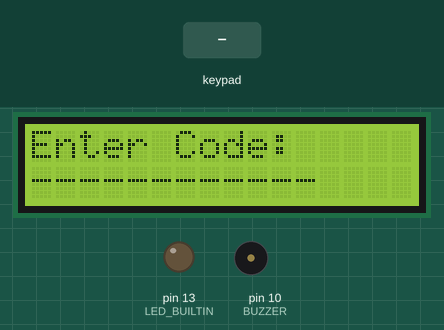
Recording of a sketch running on a simulated Arduino Uno, built with avr-gcc and run on an emulated ATmega328P. On the bench: 16×2 character LCD, output pins drawn as LEDs (lit = HIGH), buzzer (waves = sounding). Inputs (shaded band) come from the test bench. What the sketch prints to the serial monitor is not drawn.

Above: at 1.2 s.
1.3 s: keypad keys 9 8 7 6 pressed 0.4 s apart
At 3.2 s:
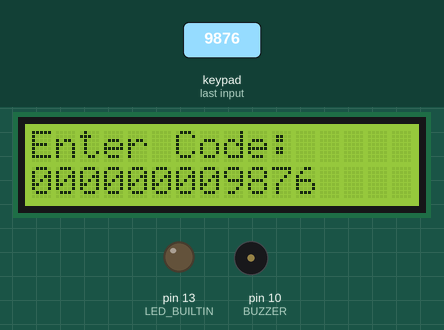
4.4 s: key '1' pressed
At 4.9 s:
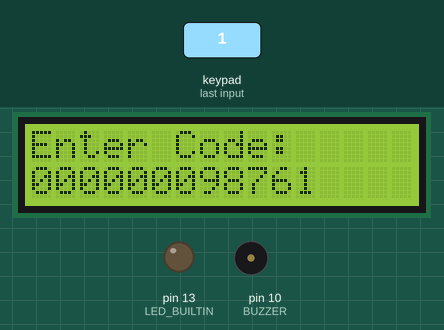
6.0 s: keypad keys 9 8 7 6 # pressed 0.4 s apart
At 9.1 s:
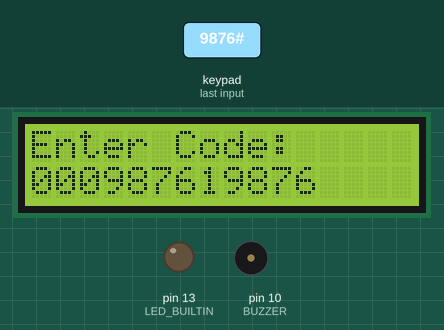
9.5 s: keypad keys 9 8 7 6 * pressed 0.4 s apart
At 11.16 s:
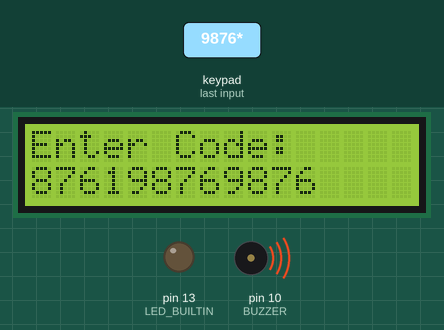
13.0 s: keypad keys 5 4 3 2 A pressed 0.4 s apart
At 15.8 s:
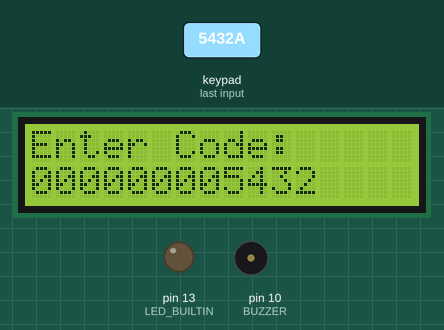
16.5 s: key '0' pressed
At 17.4 s:
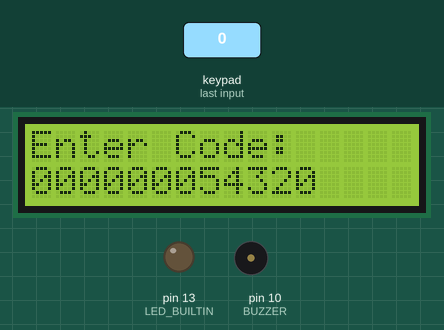
Timing chart, 0 to 19.1 s (numbered marks = the images above; inputs shaded):
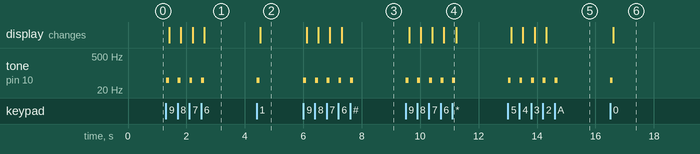

The sketch:

SuitcaseCode.ino
```cpp
#include <Keypad.h>
#include <Wire.h>
#include <LiquidCrystal_I2C.h>

// LCD setup (I2C address might vary, often 0x27 or 0x3F. Adjust if necessary)
LiquidCrystal_I2C lcd(0x27, 16, 2);

const byte ROWS = 4;
const byte COLS = 4;
#define BUZZER 10

char hexaKeys[ROWS][COLS] = {
  {'1', '2', '3', 'A'},
  {'4', '5', '6', 'B'},
  {'7', '8', '9', 'C'},
  {'*', '0', '#', 'D'}
};
byte rowPins[ROWS] = {9, 8, 7, 6};
byte colPins[COLS] = {5, 4, 3, 2};
bool state = false;

Keypad customKeypad = Keypad(makeKeymap(hexaKeys), rowPins, colPins, ROWS, COLS);

String code = "000000000000"; // Start with "0000" as the initial code
String correct = "123412341234";

void setup() {
  Serial.begin(9600);
  pinMode(LED_BUILTIN, OUTPUT);
  pinMode(BUZZER, OUTPUT);

  // Initialize LCD
  lcd.init();
  lcd.backlight();

  // Welcome message
  lcd.setCursor(0, 0);
  lcd.print("Enter Code:");
  lcd.setCursor(0, 1);
  lcd.print("------------");
}

void loop() {
  char customKey = customKeypad.getKey();

  if (customKey) {
    Serial.println(customKey);

    tone(BUZZER, 50);
    delay(100);
    noTone(BUZZER);

    if (customKey == '*') {
      // Reset everything
      code = "000000000000"; // Reset code to "0000"
      digitalWrite(LED_BUILTIN, LOW);
      state = false;

      // Update LCD
      lcd.clear();
      lcd.setCursor(0, 0);
      lcd.print("Enter Code:");
      lcd.setCursor(0, 1);
      lcd.print("------------");
    } else if (isdigit(customKey)) { // Check if the key is a digit
      // Rotate code to keep only the last 4 digits
      code = code.substring(1) + customKey;

      // Display updated code on LCD
      lcd.setCursor(0, 1);
      lcd.print(code);

      // Check if the last 4 digits match the correct code
      if (code.equals(correct)) {
        if (!state) {
          digitalWrite(LED_BUILTIN, HIGH);
          state = true;

          // Success message
          lcd.clear();
          lcd.setCursor(0, 0);
          lcd.print("Access Granted");
        } else {
          digitalWrite(LED_BUILTIN, LOW);
          state = false;

          // Locked message
          lcd.clear();
          lcd.setCursor(0, 0);
          lcd.print("Access Locked");
        }

        delay(2000); // Hold message for 2 seconds
        code = "------------"; // Reset the code to "0000" after matching

        // Reset LCD
        lcd.clear();
        lcd.setCursor(0, 0);
        lcd.print("Enter Code:");
        lcd.setCursor(0, 1);
        lcd.print("------------");
      }
    }
  }
}
```

Measured:
- after the input at 1.3 s, tone on pin 10 (BUZZER): alternates 50 Hz for 0.10 s and silent for 0.29 s, 8 changes in all, then stays silent, starting at once; the display: first changes after 0.12 s (image 1 shows a later state)
- after the input at 4.4 s, tone on pin 10 (BUZZER): silent → 50 Hz at once, → silent 0.10 s later; the display: changes after 0.12 s (image 2)
- after the input at 6.0 s, tone on pin 10 (BUZZER): alternates 50 Hz for 0.10 s and silent for 0.30 s, 10 changes in all, then stays silent, starting at once; the display: first changes after 0.11 s (image 3 shows a later state)
- after the input at 9.5 s, tone on pin 10 (BUZZER): alternates 50 Hz for 0.10 s and silent for 0.30 s, 10 changes in all, then stays silent, starting at once; the display: first changes after 0.12 s (image 4 shows a later state)
- after the input at 13.0 s, tone on pin 10 (BUZZER): alternates 50 Hz for 0.10 s and silent for 0.30 s, 10 changes in all, then stays silent, starting at once; the display: first changes after 0.12 s (image 5 shows a later state)
- after the input at 16.5 s, tone on pin 10 (BUZZER): silent → 50 Hz at once, → silent 0.10 s later; the display: changes after 0.11 s (image 6)
